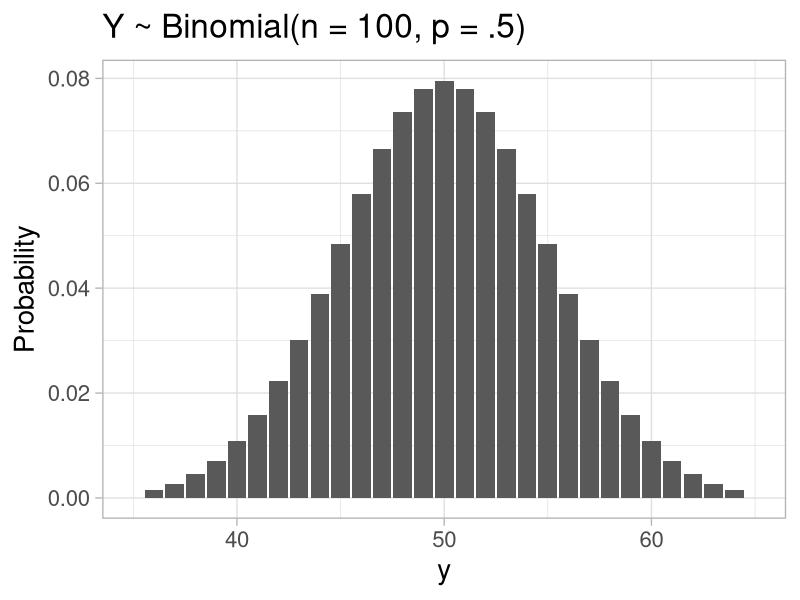
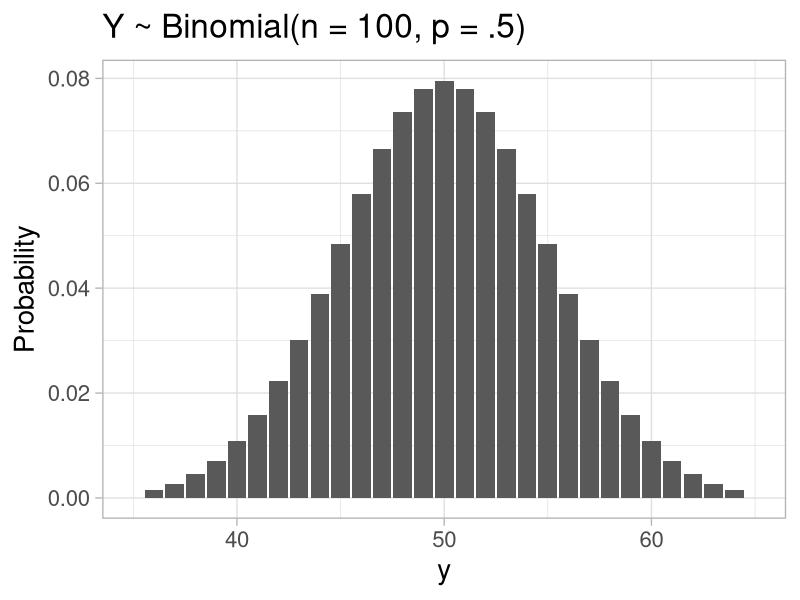

The R source for these figures, in order:
## ---- chunk 1

library(tidyverse)

df <- tibble(y = 0:100,
             p = dbinom(0:100, 100, prob = .5))
ggplot(df, aes(x = y,
               y = p)) +
  geom_col() +
  xlim(qbinom(.001, size = 100, prob = .5), 
       qbinom(.999, size = 100, prob = .5)) +
  labs(title = "Y ~ Binomial(n = 100, p = .5)",
       y = "Probability") +
  theme_light(base_size = 20)

## ---- chunk 2
df <- tibble(y = 0:100,
             p = dbinom(0:100, 100, prob = .5))
ggplot(df, aes(x = y,
               y = p)) +
  geom_col() +
  xlim(qbinom(.001, size = 100, prob = .5), 
       qbinom(.999, size = 100, prob = .5)) +
  labs(title = "Y ~ Binomial(n = 100, p = .5)",
       y = "Probability") +
  theme_light(base_size = 20)
